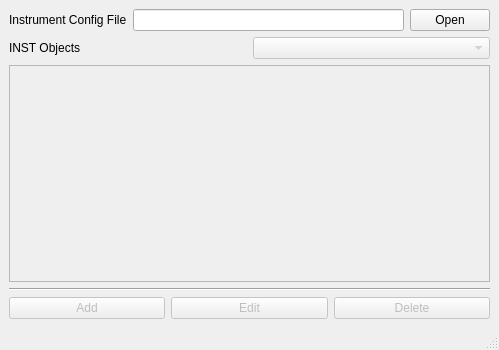
<?xml version="1.0" encoding="UTF-8"?>
<ui version="4.0">
 <class>window_INST</class>
 <widget class="QMainWindow" name="window_INST">
  <property name="windowModality">
   <enum>Qt::ApplicationModal</enum>
  </property>
  <property name="geometry">
   <rect>
    <x>0</x>
    <y>0</y>
    <width>499</width>
    <height>350</height>
   </rect>
  </property>
  <property name="maximumSize">
   <size>
    <width>499</width>
    <height>350</height>
   </size>
  </property>
  <property name="windowTitle">
   <string>INST config</string>
  </property>
  <widget class="QWidget" name="centralwidget">
   <layout class="QGridLayout" name="gridLayout_2">
    <item row="0" column="0">
     <layout class="QHBoxLayout" name="horizontalLayout_6">
      <item>
       <widget class="QLabel" name="label_3">
        <property name="text">
         <string>Instrument Config File</string>
        </property>
       </widget>
      </item>
      <item>
       <layout class="QHBoxLayout" name="horizontalLayout_4">
        <item>
         <widget class="QLineEdit" name="edit_INSTconfig">
          <property name="enabled">
           <bool>true</bool>
          </property>
         </widget>
        </item>
        <item>
         <widget class="QPushButton" name="button_INSTconfig">
          <property name="enabled">
           <bool>true</bool>
          </property>
          <property name="text">
           <string>Open</string>
          </property>
         </widget>
        </item>
       </layout>
      </item>
     </layout>
    </item>
    <item row="1" column="0">
     <layout class="QGridLayout" name="gridLayout">
      <item row="0" column="0">
       <layout class="QHBoxLayout" name="horizontalLayout_2">
        <item>
         <widget class="QLabel" name="label">
          <property name="text">
           <string>INST Objects</string>
          </property>
         </widget>
        </item>
        <item>
         <widget class="QComboBox" name="combo_INST">
          <property name="enabled">
           <bool>false</bool>
          </property>
         </widget>
        </item>
       </layout>
      </item>
      <item row="1" column="0">
       <layout class="QVBoxLayout" name="verticalLayout_2">
        <item>
         <widget class="QTextBrowser" name="text_display">
          <property name="enabled">
           <bool>false</bool>
          </property>
         </widget>
        </item>
        <item>
         <layout class="QVBoxLayout" name="verticalLayout">
          <item>
           <widget class="Line" name="line_2">
            <property name="orientation">
             <enum>Qt::Horizontal</enum>
            </property>
           </widget>
          </item>
          <item>
           <layout class="QHBoxLayout" name="horizontalLayout">
            <item>
             <widget class="QPushButton" name="button_add">
              <property name="enabled">
               <bool>false</bool>
              </property>
              <property name="text">
               <string>Add</string>
              </property>
             </widget>
            </item>
            <item>
             <widget class="QPushButton" name="button_edit">
              <property name="enabled">
               <bool>false</bool>
              </property>
              <property name="text">
               <string>Edit</string>
              </property>
             </widget>
            </item>
            <item>
             <widget class="QPushButton" name="button_del">
              <property name="enabled">
               <bool>false</bool>
              </property>
              <property name="text">
               <string>Delete</string>
              </property>
             </widget>
            </item>
           </layout>
          </item>
         </layout>
        </item>
       </layout>
      </item>
     </layout>
    </item>
   </layout>
  </widget>
  <widget class="QMenuBar" name="menubar">
   <property name="geometry">
    <rect>
     <x>0</x>
     <y>0</y>
     <width>499</width>
     <height>21</height>
    </rect>
   </property>
  </widget>
  <widget class="QStatusBar" name="statusbar"/>
 </widget>
 <resources/>
 <connections/>
</ui>
